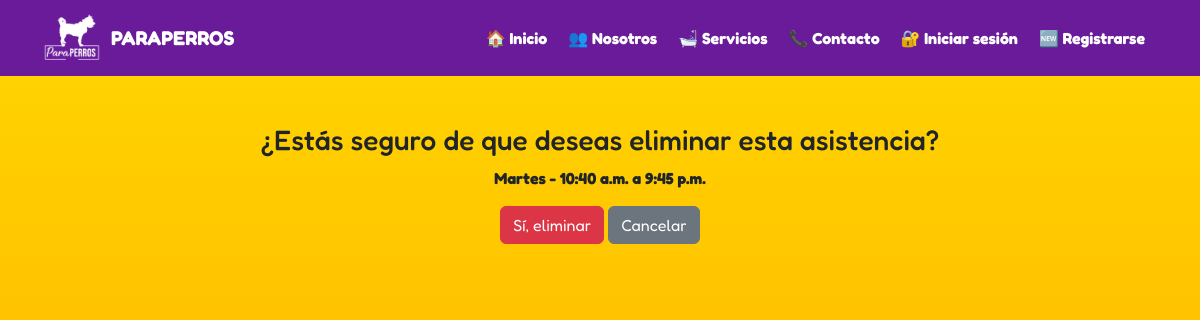
Screenshot of /asistencias/eliminar/24/ with the database file from the repository.
### tasks/models.py (models this page shows, shortened)
class Asistencia(models.Model):
    DIA_SEMANA_CHOICES = [
        ('Lunes', 'Lunes'),
        ('Martes', 'Martes'),
        ('Miércoles', 'Miércoles'),
        ('Jueves', 'Jueves'),
        ('Viernes', 'Viernes'),
        ('Sábado', 'Sábado'),
        ('Domingo', 'Domingo'),
    ]
    cliente = models.ForeignKey(PersonalData, on_delete=models.CASCADE, related_name='asistencias')
    dia_semana = models.CharField(max_length=10, choices=DIA_SEMANA_CHOICES)
    hora_entrada = models.TimeField(null=True, blank=True)
    hora_salida = models.TimeField(null=True, blank=True)

### tasks/views.py (the view)
# urls.py: path('asistencias/eliminar/<int:pk>/', views.eliminar_asistencia, name='eliminar_asistencia'),
def eliminar_asistencia(request, pk):
    asistencia = get_object_or_404(Asistencia, pk=pk)
    if request.method == 'POST':
        asistencia.delete()
        messages.success(request, "Asistencia eliminada exitosamente.")
        return redirect('asistencias')
    return render(request, 'eliminar_confirmacion.html', {'asistencia': asistencia})

### tasks/templates/eliminar_confirmacion.html (shortened to what this page needs)
{% extends 'base.html' %}
{% block content %}
<div class="container mt-5 text-center">
  <h3>¿Estás seguro de que deseas eliminar esta asistencia?</h3>
  <p><strong>{{ asistencia.dia_semana }} - {{ asistencia.hora_entrada }} a {{ asistencia.hora_salida }}</strong></p>
  <form method="POST">
    <button type="submit" class="btn btn-danger">Sí, eliminar</button>
    <a href="{% url 'asistencias' %}" class="btn btn-secondary">Cancelar</a>
  </form>
</div>
{% endblock %}

### tasks/templates/base.html (style rules this page uses)
body { background: linear-gradient(to bottom, #FFD700, #FFA500); font-family: 'Fredoka', sans-serif; margin: 0; padding: 0; min-height: 100vh; }

### rows the page displays
Asistencia: dia_semana "Martes", hora_entrada "10:40 a.m.", hora_salida "9:45 p.m."
